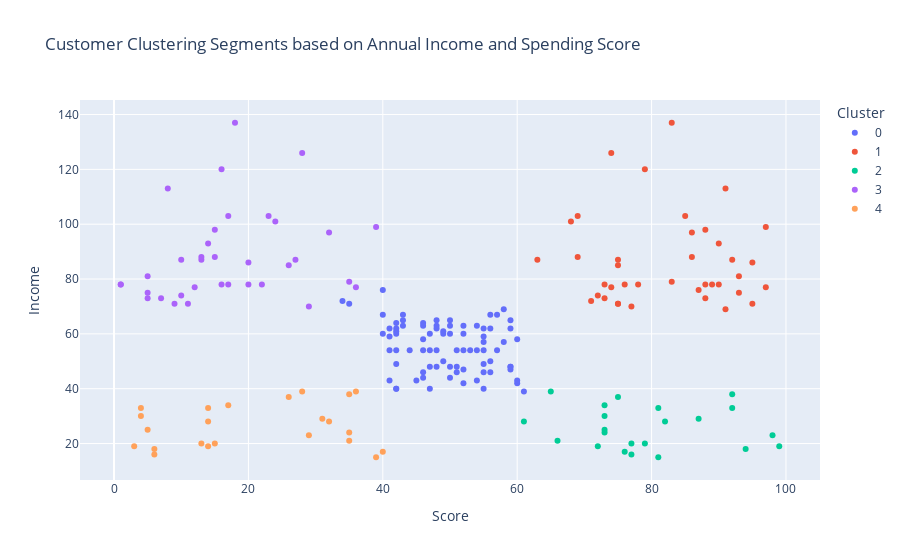

Notebook cell for this chart:
### Code cell
#visualizing the clusters using ploty
import plotly.express as px

dfs = x.astype({"Cluster": "object"})
dfs = dfs.sort_values("Cluster")

fig = px.scatter(
      dfs,
      x='Score',
      y='Income',
      color='Cluster',
      title='Customer Clustering Segments based on Annual Income and Spending Score')
fig.show()

### Figure 1 — Plotly figure (JSON) as saved in the notebook; plotly's stock layout.template omitted (floating-point values rounded to 4 significant figures)
{"data": [{"hovertemplate": "Cluster=0<br>Score=%{x}<br>Income=%{y}<extra></extra>", "legendgroup": "0", "marker": {"color": "#636efa", "symbol": "circle"}, "mode": "markers", "name": "0", "orientation": "v", "showlegend": true, "type": "scatter", "x": [49, 58, 46, 57, 44, 41, 55, 51, 42, 52, 48, 53, 54, 55, 47, 49, 42, 55, 47, 59, 48, 50, 59, 51, 59, 52, 55, 56, 56, 60, 55, 43, 50, 48, 46, 42, 54, 52, 48, 43, 46, 50, 42, 46, 56, 59, 48, 41, 57, 42, 50, 47, 52, 42, 40, 49, 41, 55, 59, 46, 46, 51, 40, 34, 35, 58, 61, 40, 56, 55, 43, 42, 42, 52, 60, 54, 60, 47, 45, 50, 41], "xaxis": "x", "y": [61, 57, 54, 54, 54, 54, 54, 54, 54, 54, 54, 54, 54, 57, 54, 50, 49, 49, 48, 48, 48, 48, 48, 48, 47, 47, 46, 50, 46, 58, 59, 65, 65, 65, 64, 64, 63, 63, 63, 63, 63, 63, 62, 58, 62, 62, 62, 62, 67, 61, 60, 60, 60, 60, 60, 60, 59, 62, 65, 46, 44, 46, 76, 72, 71, 69, 39, 67, 67, 40, 67, 40, 40, 42, 42, 43, 43, 40, 43, 44, 43], "yaxis": "y"}, {"hovertemplate": "Cluster=1<br>Score=%{x}<br>Income=%{y}<extra></extra>", "legendgroup": "1", "marker": {"color": "#EF553B", "symbol": "circle"}, "mode": "markers", "name": "1", "orientation": "v", "showlegend": true, "type": "scatter", "x": [95, 63, 75, 92, 86, 69, 97, 86, 88, 75, 68, 85, 69, 91, 79, 74, 90, 93, 76, 73, 91, 77, 95, 75, 75, 71, 88, 83, 73, 93, 97, 74, 90, 88, 89, 78, 72, 87, 83], "xaxis": "x", "y": [86, 87, 87, 87, 88, 88, 99, 97, 98, 85, 101, 103, 103, 113, 120, 126, 93, 81, 78, 78, 69, 70, 71, 71, 71, 72, 73, 79, 73, 75, 77, 77, 78, 78, 78, 78, 74, 76, 137], "yaxis": "y"}, {"hovertemplate": "Cluster=2<br>Score=%{x}<br>Income=%{y}<extra></extra>", "legendgroup": "2", "marker": {"color": "#00cc96", "symbol": "circle"}, "mode": "markers", "name": "2", "orientation": "v", "showlegend": true, "type": "scatter", "x": [65, 73, 72, 82, 98, 94, 61, 76, 87, 66, 73, 79, 92, 73, 81, 77, 81, 77, 73, 92, 99, 75], "xaxis": "x", "y": [39, 25, 19, 28, 23, 18, 28, 17, 29, 21, 30, 20, 33, 24, 33, 16, 15, 20, 34, 38, 19, 37], "yaxis": "y"}, {"hovertemplate": "Cluster=3<br>Score=%{x}<br>Income=%{y}<extra></extra>", "legendgroup": "3", "marker": {"color": "#ab63fa", "symbol": "circle"}, "mode": "markers", "name": "3", "orientation": "v", "showlegend": true, "type": "scatter", "x": [13, 18, 35, 14, 5, 26, 10, 15, 13, 20, 39, 1, 15, 27, 17, 24, 28, 29, 16, 11, 9, 8, 5, 7, 1, 32, 5, 23, 12, 36, 17, 22, 20, 16, 10], "xaxis": "x", "y": [87, 137, 79, 93, 81, 85, 87, 98, 88, 86, 99, 78, 88, 87, 78, 101, 126, 70, 120, 71, 71, 113, 73, 73, 78, 97, 75, 103, 77, 77, 103, 78, 78, 78, 74], "yaxis": "y"}, {"hovertemplate": "Cluster=4<br>Score=%{x}<br>Income=%{y}<extra></extra>", "legendgroup": "4", "marker": {"color": "#FFA15A", "symbol": "circle"}, "mode": "markers", "name": "4", "orientation": "v", "showlegend": true, "type": "scatter", "x": [3, 6, 6, 40, 35, 15, 28, 36, 35, 26, 17, 14, 4, 4, 31, 32, 14, 5, 29, 35, 13, 14, 39], "xaxis": "x", "y": [19, 18, 16, 17, 24, 20, 39, 39, 38, 37, 34, 33, 33, 30, 29, 28, 28, 25, 23, 21, 20, 19, 15], "yaxis": "y"}], "layout": {"legend": {"title": {"text": "Cluster"}, "tracegroupgap": 0}, "title": {"text": "Customer Clustering Segments based on Annual Income and Spending Score"}, "xaxis": {"anchor": "y", "domain": [0, 1], "title": {"text": "Score"}}, "yaxis": {"anchor": "x", "domain": [0, 1], "title": {"text": "Income"}}}}
